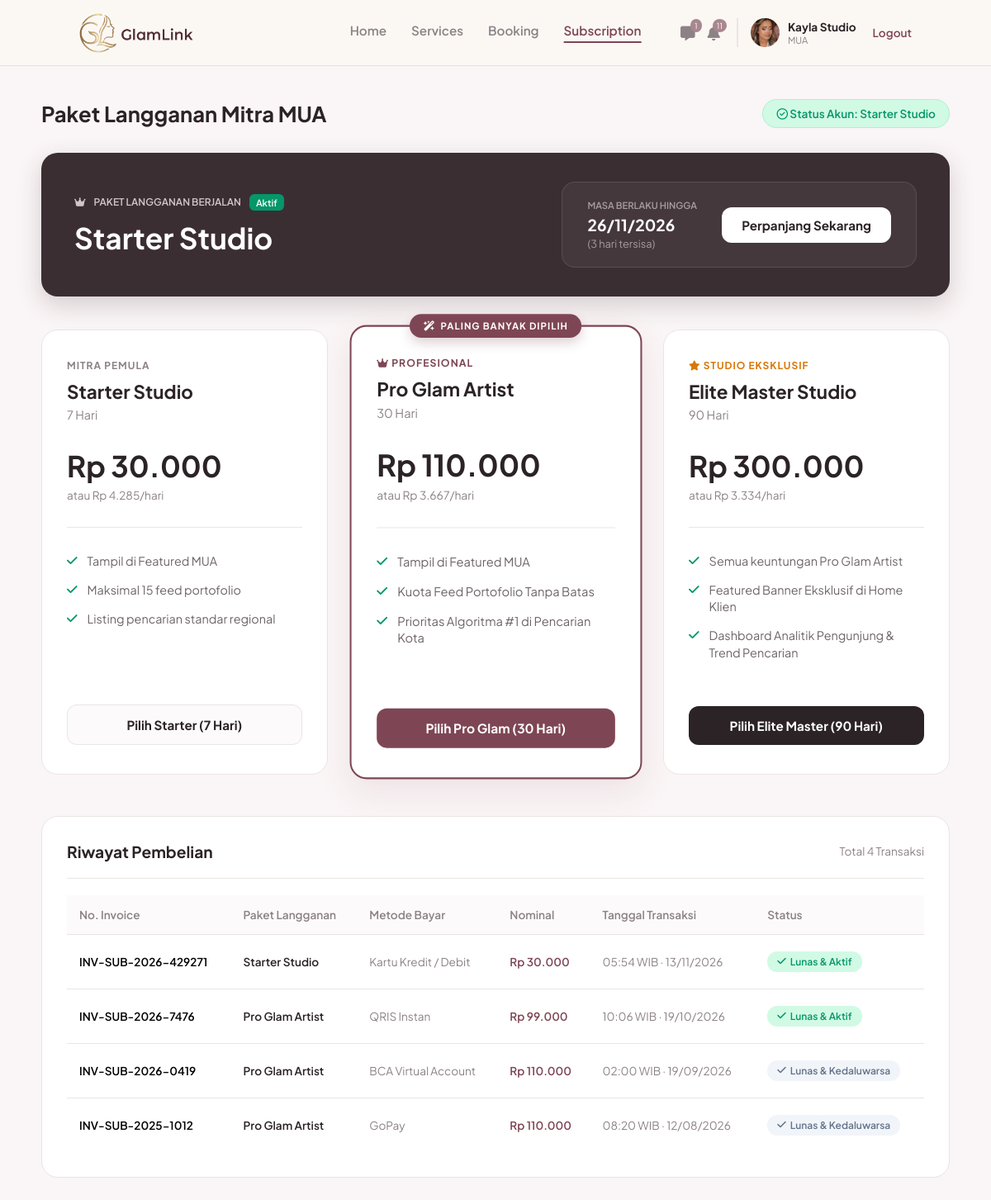
Page /mua/subscription.php (signed in) on the earlier database version.
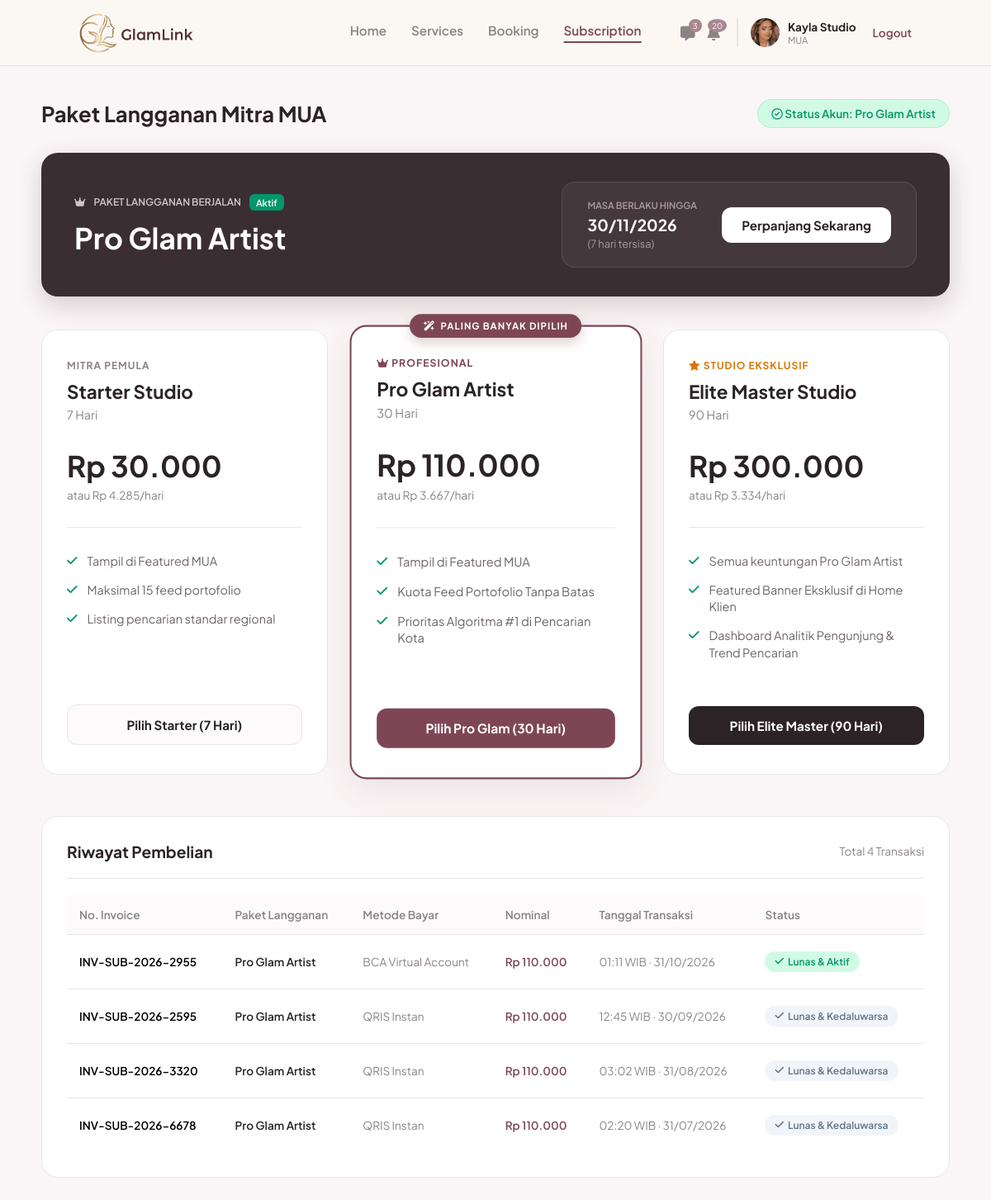
Same page on the later database version.
### tables this page shows
CREATE TABLE `users` (
  `id_user` int(11) NOT NULL,
  `nama` varchar(100) NOT NULL,
  `email` varchar(100) NOT NULL,
  `nomor_telepon` varchar(20) DEFAULT NULL,
  `nama_brand` varchar(150) DEFAULT NULL,
  `bio` text DEFAULT NULL,
  `lokasi` varchar(150) DEFAULT NULL,
  `foto_profil` varchar(255) DEFAULT NULL,
  `password` varchar(255) NOT NULL,
  `role` enum('mua','pelanggan','admin') NOT NULL,
  `dibuat_pada` timestamp NOT NULL DEFAULT current_timestamp(),
  `status_verifikasi` enum('pending','approved','rejected') NOT NULL DEFAULT 'approved',
  `alasan_tolak` varchar(255) DEFAULT NULL
);

CREATE TABLE `mua_subscriptions` (
  `id_transaksi` int(11) NOT NULL,
  `no_invoice` varchar(50) NOT NULL,
  `id_mua` int(11) NOT NULL,
  `id_paket` int(11) NOT NULL,
  `metode_bayar` varchar(50) NOT NULL,
  `nominal_bayar` int(11) NOT NULL,
  `tanggal_transaksi` timestamp NOT NULL DEFAULT current_timestamp(),
  `tanggal_berakhir` date NOT NULL,
  `status` enum('aktif','kedaluwarsa','menunggu') NOT NULL DEFAULT 'aktif'
);

CREATE TABLE `subscription_packages` (
  `id_paket` int(11) NOT NULL,
  `nama_paket` varchar(100) NOT NULL,
  `durasi_hari` int(11) NOT NULL,
  `harga` int(11) NOT NULL
);

### includes/chat.php (called while the page is built, shortened)
<?php
function chat_belum_dibaca(mysqli $k, int $saya): int {
    try {
        $st = $k->prepare("SELECT COUNT(*) AS n FROM chats WHERE id_penerima = ? AND dibaca_pada IS NULL");
        $st->bind_param('i', $saya);
        $st->execute();
        return (int)$st->get_result()->fetch_assoc()['n'];
    } catch (Throwable $e) {
        return 0;
    }
}

### includes/mua_notifikasi.php (called while the page is built, shortened)
<?php
function mua_notif_tgl(string $tgl): string {
    $t = strtotime($tgl);
    return date('j', $t) . ' ' . MUA_NOTIF_BULAN[(int)date('n', $t)] . ' ' . date('Y', $t);
}
function mua_notif_rp($n): string {
    return 'Rp ' . number_format((float)$n, 0, ',', '.');
}
function mua_notif_sinkron(mysqli $koneksi, int $id_mua, bool $paksa = false): void {
    $kunci_sesi = 'mua_notif_sync_' . $id_mua;
    $st = $koneksi->prepare("SELECT COUNT(*) AS n FROM mua_notifikasi WHERE id_mua = ?");
    $st->bind_param('i', $id_mua);
    $st->execute();
    $pertama = (int)$st->get_result()->fetch_assoc()['n'] === 0 ? 1 : 0;
    $ins = $koneksi->prepare("INSERT IGNORE INTO mua_notifikasi (id_mua, kunci, tipe, judul, pesan, link, label_aksi, waktu, dibaca_pada)
                              VALUES (?, ?, ?, ?, ?, ?, ?, ?, IF(? = 1, NOW(), NULL))");
    $tambah = function (string $kunci, string $tipe, string $judul, string $pesan, ?string $link, ?string $aksi, string $waktu, int $sudah_baca = 0)
              use ($ins, $id_mua, $pertama) {
        $baca = ($pertama || $sudah_baca) ? 1 : 0;
    };
    $st = $koneksi->prepare("
        SELECT b.id_booking, b.no_invoice, b.tanggal_booking, b.waktu_booking, b.lokasi_acara, b.total_harga, b.status,
               b.metode_bayar, b.dibayar_pada, b.dibatalkan_oleh, b.is_client_done, b.is_mua_done, b.rating,
               b.created_at, COALESCE(b.dibatalkan_pada, b.created_at) AS waktu_batal, NOW() AS sekarang,
               u.nama AS klien, s.nama_layanan
        FROM bookings b
        LEFT JOIN users u ON u.id_user = b.id_pelanggan
        LEFT JOIN services s ON s.id_service = b.id_layanan
        WHERE b.id_mua = ? AND (b.created_at >= NOW() - INTERVAL 60 DAY OR b.tanggal_booking >= CURDATE() - INTERVAL 60 DAY)");
    $st->bind_param('i', $id_mua);
    $st->execute();
    foreach ($st->get_result()->fetch_all(MYSQLI_ASSOC) as $b) {
        $id = (int)$b['id_booking'];
        $klien = $b['klien'] ?: 'Klien';
        $layanan = $b['nama_layanan'] ?: 'layanan';
        $jadwal = mua_notif_tgl($b['tanggal_booking']) . ' pukul ' . substr($b['waktu_booking'], 0, 5) . ' WIB';
        $lokasi = trim((string)$b['lokasi_acara']) !== '' ? ' di ' . $b['lokasi_acara'] : '';
        if (!empty($b['dibayar_pada'])) {
            $metode = $b['metode_bayar'] ? ' melalui ' . $b['metode_bayar'] : '';
        }
    }
    $st = $koneksi->prepare("
        SELECT b.id_booking, b.tanggal_booking, b.waktu_booking, b.lokasi_acara, u.nama AS klien, s.nama_layanan,
               (b.tanggal_booking = CURDATE()) AS hari_ini, NOW() AS sekarang
        FROM bookings b
        LEFT JOIN users u ON u.id_user = b.id_pelanggan
        LEFT JOIN services s ON s.id_service = b.id_layanan
        WHERE b.id_mua = ? AND b.status = 'dikonfirmasi' AND b.tanggal_booking BETWEEN CURDATE() AND CURDATE() + INTERVAL 1 DAY");
    $st->bind_param('i', $id_mua);
    $st->execute();
    foreach ($st->get_result()->fetch_all(MYSQLI_ASSOC) as $j) {
        $hari = (int)$j['hari_ini'] === 1;
        $lok = trim((string)$j['lokasi_acara']);
        $link = $lok !== '' ? 'https://www.google.com/maps/search/?api=1&query=' . rawurlencode($lok) : 'booking.php?tab=scheduled';
    }
    $st = $koneksi->prepare("
        SELECT ms.id_transaksi, ms.tanggal_berakhir, sp.nama_paket,
               DATEDIFF(ms.tanggal_berakhir, CURDATE()) AS sisa, NOW() AS sekarang
        FROM mua_subscriptions ms
        JOIN subscription_packages sp ON sp.id_paket = ms.id_paket
        WHERE ms.id_mua = ? AND ms.status IN ('aktif','kedaluwarsa')
        ORDER BY ms.tanggal_berakhir DESC LIMIT 1");
    $st->bind_param('i', $id_mua);
    $st->execute();
    if ($l = $st->get_result()->fetch_assoc()) {
        $sisa = (int)$l['sisa'];
    }
    $st = $koneksi->prepare("
        UPDATE mua_notifikasi n
        JOIN bookings b ON n.kunci = CONCAT('pesanan:', b.id_booking)
        SET n.dibaca_pada = COALESCE(n.dibaca_pada, NOW()),
            n.label_aksi  = CASE b.status WHEN 'dikonfirmasi' THEN 'Lihat Jadwal'
                                          WHEN 'selesai'      THEN 'Lihat Riwayat'
                                          ELSE 'Lihat Detail' END,
            n.link        = CASE b.status WHEN 'dikonfirmasi' THEN 'booking.php?tab=scheduled'
                                          WHEN 'selesai'      THEN 'booking.php?tab=done'
                                          ELSE 'booking.php?tab=cancelled' END
        WHERE n.id_mua = ? AND b.status <> 'menunggu' AND n.label_aksi = 'Tinjau & Konfirmasi'");
}
function mua_notif_jumlah_baru(mysqli $koneksi, int $id_mua): int {
    try {
        mua_notif_sinkron($koneksi, $id_mua);
        $st = $koneksi->prepare("SELECT COUNT(*) AS n FROM mua_notifikasi WHERE id_mua = ? AND dibaca_pada IS NULL AND dihapus_pada IS NULL");
        $st->bind_param('i', $id_mua);
        $st->execute();
        return (int)$st->get_result()->fetch_assoc()['n'];
    } catch (Throwable $e) {
        return 0;
    }
}

### includes/auth_mua.php (called while the page is built, shortened)
<?php
$id_mua = (int)$_SESSION['id_user'];

### mua/subscription.php (the view, shortened to what the rows shown need)
<?php
require_once '../includes/auth_mua.php';
$q_aktif = mysqli_query($koneksi, "
    SELECT ms.*, sp.nama_paket
    FROM mua_subscriptions ms
    JOIN subscription_packages sp ON ms.id_paket = sp.id_paket
    WHERE ms.id_mua = '$id_mua' AND ms.status = 'aktif' AND ms.tanggal_berakhir >= CURDATE()
    ORDER BY ms.tanggal_berakhir DESC LIMIT 1
");
$sub_aktif = mysqli_fetch_assoc($q_aktif);
$status_akun = "Reguler (Gratis)";
$paket_berjalan = null;
$sisa_hari = 0;
$tgl_berakhir = "-";
if ($sub_aktif) {
    $status_akun = $sub_aktif['nama_paket'];
    $paket_berjalan = $sub_aktif['nama_paket'];
    $tgl_berakhir = date('d/m/Y', strtotime($sub_aktif['tanggal_berakhir']));
    $date1 = new DateTime(date('Y-m-d'));
    $date2 = new DateTime($sub_aktif['tanggal_berakhir']);
    $sisa_hari = $date1->diff($date2)->days;
}
$q_riwayat = mysqli_query($koneksi, "
    SELECT ms.*, sp.nama_paket
    FROM mua_subscriptions ms
    JOIN subscription_packages sp ON ms.id_paket = sp.id_paket
    WHERE ms.id_mua = '$id_mua'
    ORDER BY ms.tanggal_transaksi DESC
");
$riwayat = [];
if($q_riwayat) {
    while ($row = mysqli_fetch_assoc($q_riwayat)) {
        $riwayat[] = $row;
    }
}
?>
<!DOCTYPE html>
<html lang="id">
<head>
    <link rel="stylesheet" href="https://cdnjs.cloudflare.com/ajax/libs/font-awesome/6.4.0/css/all.min.css">
    <link rel="stylesheet" href="../assets/css/navbar.css">
    <link rel="stylesheet" href="../assets/css/mua_subscription.css">
    <link rel="stylesheet" href="../assets/css/mua_ui.css">
</head>
<body>
    <?php include '../navbar.php'; ?>
    <main class="sub-main">
        <div class="page-header">
            <h2>Paket Langganan Mitra MUA</h2>
            <div class="status-badge-top"><i class="fa-regular fa-circle-check"></i> Status Akun: <?php echo $status_akun; ?></div>
        </div>
        <?php if ($paket_berjalan): ?>
        <div class="active-sub-banner">
            <div class="asb-left">
                <div class="asb-label"><i class="fa-solid fa-crown"></i> PAKET LANGGANAN BERJALAN <span class="badge-aktif">Aktif</span></div>
                <h3><?php echo $paket_berjalan; ?></h3>
            </div>
            <div class="asb-right">
                <div class="asb-expiry">
                    <span class="exp-label">MASA BERLAKU HINGGA</span>
                    <span class="exp-date"><?php echo $tgl_berakhir; ?></span>
                    <span class="exp-days">(<?php echo $sisa_hari; ?> hari tersisa)</span>
                </div>
                <a href="subscription_pay.php" class="btn-perpanjang">Perpanjang Sekarang</a>
            </div>
        </div>
        <?php endif; ?>
        <div class="pricing-grid">
            <div class="pricing-card">
                <div class="pc-price">
                    <h2>Rp 30.000</h2>
                </div>
            </div>
            <div class="pricing-card popular">
                <div class="pc-price text-maroon">
                    <h2>Rp 110.000</h2>
                </div>
            </div>
            <div class="pricing-card">
                <div class="pc-price">
                    <h2>Rp 300.000</h2>
                </div>
            </div>
        </div>
        <div class="history-section">
            <?php if(count($riwayat) > 0): ?>
            <div class="table-responsive">
                <table class="history-table">
                    <thead>
                        <tr>
                            <th>No. Invoice</th>
                            <th>Paket Langganan</th>
                            <th>Metode Bayar</th>
                            <th>Nominal</th>
                            <th>Tanggal Transaksi</th>
                            <th>Status</th>
                        </tr>
                    </thead>
                    <tbody>
                        <?php foreach($riwayat as $r): ?>
                        <tr>
                            <td style="font-weight:600; font-size:0.85rem;"><?php echo htmlspecialchars($r['no_invoice']); ?></td>
                            <td style="font-weight:600; color:#2b2326; font-size:0.85rem;"><?php echo htmlspecialchars($r['nama_paket']); ?></td>
                            <td style="color:#8c8286; font-size:0.85rem;"><?php echo htmlspecialchars($r['metode_bayar']); ?></td>
                            <td style="color:#7E4655; font-weight:600; font-size:0.85rem;">Rp <?php echo number_format($r['nominal_bayar'], 0, ',', '.'); ?></td>
                            <td style="color:#8c8286; font-size:0.85rem;"><?php echo date('H:i \W\I\B \· d/m/Y', strtotime($r['tanggal_transaksi'])); ?></td>
                            <td>
                                <?php if($r['status'] == 'aktif'): ?>
                                    <span class="badge-status aktif"><i class="fa-solid fa-check"></i> Lunas & Aktif</span>
                                <?php else: ?>
                                    <span class="badge-status exp"><i class="fa-solid fa-check"></i> Lunas & Kedaluwarsa</span>
                                <?php endif; ?>
                            </td>
                        </tr>
                        <?php endforeach; ?>
                    </tbody>
                </table>
            </div>
            <?php else: ?>
                <div style="padding: 30px; text-align: center; color: #8c8286;">Belum ada riwayat transaksi.</div>
            <?php endif; ?>
        </div>
    </main>
</body>
</html>

### navbar.php (shortened to what the rows shown need)
<?php
$path_prefix = in_array(basename(dirname($_SERVER['PHP_SELF'])), ['mua', 'klien']) ? '../' : '';
$nav_logged_in = isset($_SESSION['status_login']) && $_SESSION['status_login'] == true;
$nav_role = isset($_SESSION['role']) ? $_SESSION['role'] : '';
if ($nav_logged_in && in_array($nav_role, ['mua', 'pelanggan']) && isset($koneksi)) {
    $id_mua_nav = $_SESSION['id_user'];
    $nav_query = mysqli_query($koneksi, "SELECT nama, nama_brand, foto_profil, status_verifikasi FROM users WHERE id_user = '$id_mua_nav'");
    $nav_profil = mysqli_fetch_assoc($nav_query);
}
?>
<header class="navbar">
    <?php if (!$nav_logged_in): ?>
        <div class="nav-links">
            <a href="<?php echo $path_prefix; ?>login.php" class="btn-text">Masuk</a>
            <a href="<?php echo $path_prefix; ?>login.php" class="btn-outline nav-mua">Masuk Sebagai MUA</a>
            <a href="<?php echo $path_prefix; ?>register.php" class="btn-filled">Daftar</a>
        </div>
    <?php elseif ($nav_role == 'mua'): ?>
        <?php if (($nav_profil['status_verifikasi'] ?? 'approved') === 'approved'): ?>
        <div class="nav-menu-mua">
            <a href="<?php echo $path_prefix; ?>mua/index.php">Home</a>
            <a href="<?php echo $path_prefix; ?>mua/services.php">Services</a>
            <a href="<?php echo $path_prefix; ?>mua/booking.php">Booking</a>
            <a href="<?php echo $path_prefix; ?>mua/subscription.php">Subscription</a>
        </div>
        <?php endif; ?>
        <div class="nav-profile-mua">
            <div class="nav-icons">
                <?php
                require_once __DIR__ . '/includes/chat.php';
                $nav_chat_baru = (($koneksi ?? null) instanceof mysqli) ? chat_belum_dibaca($koneksi, (int)$_SESSION['id_user']) : 0;
                ?>
                <a href="<?php echo $path_prefix; ?>mua/chat.php" class="icon-btn" title="Chat">
                    <i class="fa-solid fa-message"></i>
                    <span class="badge" id="navChatBadge" <?php echo $nav_chat_baru ? '' : 'hidden'; ?>><?php echo $nav_chat_baru > 99 ? '99+' : $nav_chat_baru; ?></span>
                </a>
                <?php
                require_once __DIR__ . '/includes/mua_notifikasi.php';
                $nav_notif_baru = isset($koneksi) ? mua_notif_jumlah_baru($koneksi, (int)$_SESSION['id_user']) : 0;
                ?>
                <a href="<?php echo $path_prefix; ?>mua/notifikasi.php" class="icon-btn" title="Notifikasi">
                    <i class="fa-solid fa-bell"></i>
                    <span class="badge" id="navNotifBadge" <?php echo $nav_notif_baru ? '' : 'hidden'; ?>><?php echo $nav_notif_baru > 99 ? '99+' : $nav_notif_baru; ?></span>
                </a>
            </div>
            <a href="<?php echo $path_prefix; ?>mua/profil.php" style="text-decoration:none;color:inherit;" title="Lihat & edit profil">
            <div class="profile-info">
                <?php if(!empty($nav_profil['foto_profil'])): ?>
                    <img src="<?php echo $path_prefix; ?>assets/img/<?php echo htmlspecialchars($nav_profil['foto_profil']); ?>" alt="Profile">
                <?php else: ?>
                    <div style="width:35px;height:35px;background:#e0d8da;border-radius:50%;display:flex;align-items:center;justify-content:center;color:#fff;font-size:0.8rem;"><i class="fa-solid fa-user"></i></div>
                <?php endif; ?>
                <div class="profile-text">
                    <span class="brand-name"><?php echo htmlspecialchars($nav_profil['nama_brand'] ?? 'Nama Brand'); ?></span>
                    <span class="role-text"><?php echo ($nav_profil['status_verifikasi'] ?? 'approved') === 'approved' ? 'MUA' : 'Belum terverifikasi'; ?></span>
                </div>
            </div>
            </a>
            <a href="<?php echo $path_prefix; ?>logout.php" class="logout-link">Logout</a>
        </div>
    <?php endif; ?>
</header>

Differences in the rows shown:
changed mua_subscriptions: id_paket.nama_paket "Starter Studio" → "Pro Glam Artist"; tanggal_berakhir "26/11/2026" → "30/11/2026"; tanggal_berakhir "3" → "7"; no_invoice "INV-SUB-2026-429271" → "INV-SUB-2026-2955"; metode_bayar "Kartu Kredit / Debit" → "BCA Virtual Account"; nominal_bayar "30.000" → "110.000"; tanggal_transaksi "05:54 WIB · 13/11/2026" → "01:11 WIB · 31/10/2026"
changed mua_subscriptions: no_invoice "INV-SUB-2026-7476" → "INV-SUB-2026-2595"; nominal_bayar "99.000" → "110.000"; tanggal_transaksi "10:06 WIB · 19/10/2026" → "12:45 WIB · 30/09/2026"; status "Lunas & Aktif" → "Lunas & Kedaluwarsa"
changed mua_subscriptions: no_invoice "INV-SUB-2026-0419" → "INV-SUB-2026-3320"; metode_bayar "BCA Virtual Account" → "QRIS Instan"; tanggal_transaksi "02:00 WIB · 19/09/2026" → "03:02 WIB · 31/08/2026"
changed mua_subscriptions: no_invoice "INV-SUB-2025-1012" → "INV-SUB-2026-6678"; metode_bayar "GoPay" → "QRIS Instan"; tanggal_transaksi "08:20 WIB · 12/08/2026" → "02:20 WIB · 31/07/2026"
Other differences:
$nav_chat_baru: "1" → "3"
$nav_notif_baru: "11" → "20"
